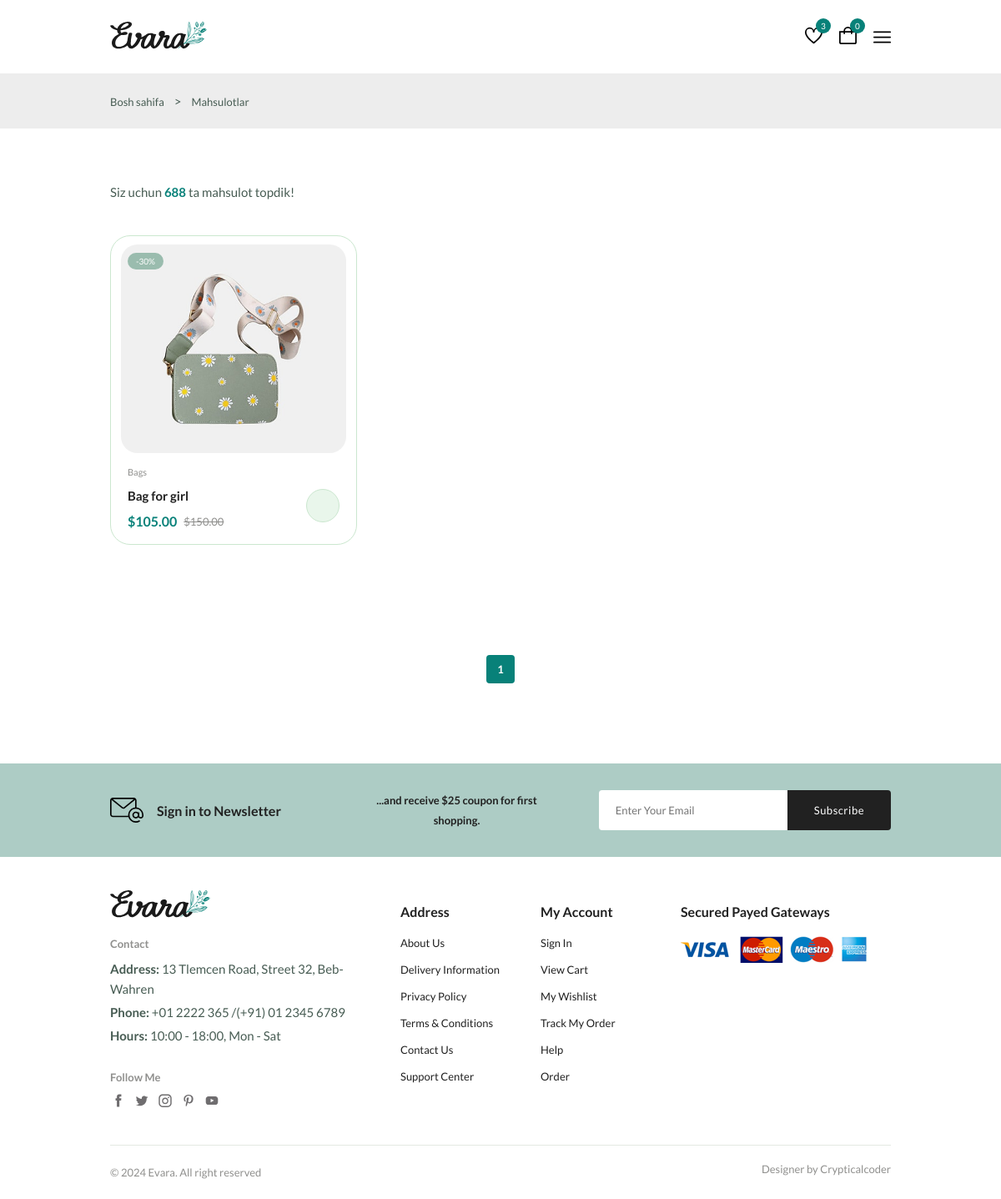
/shop/?page=2, run on an earlier commit of the app's database.
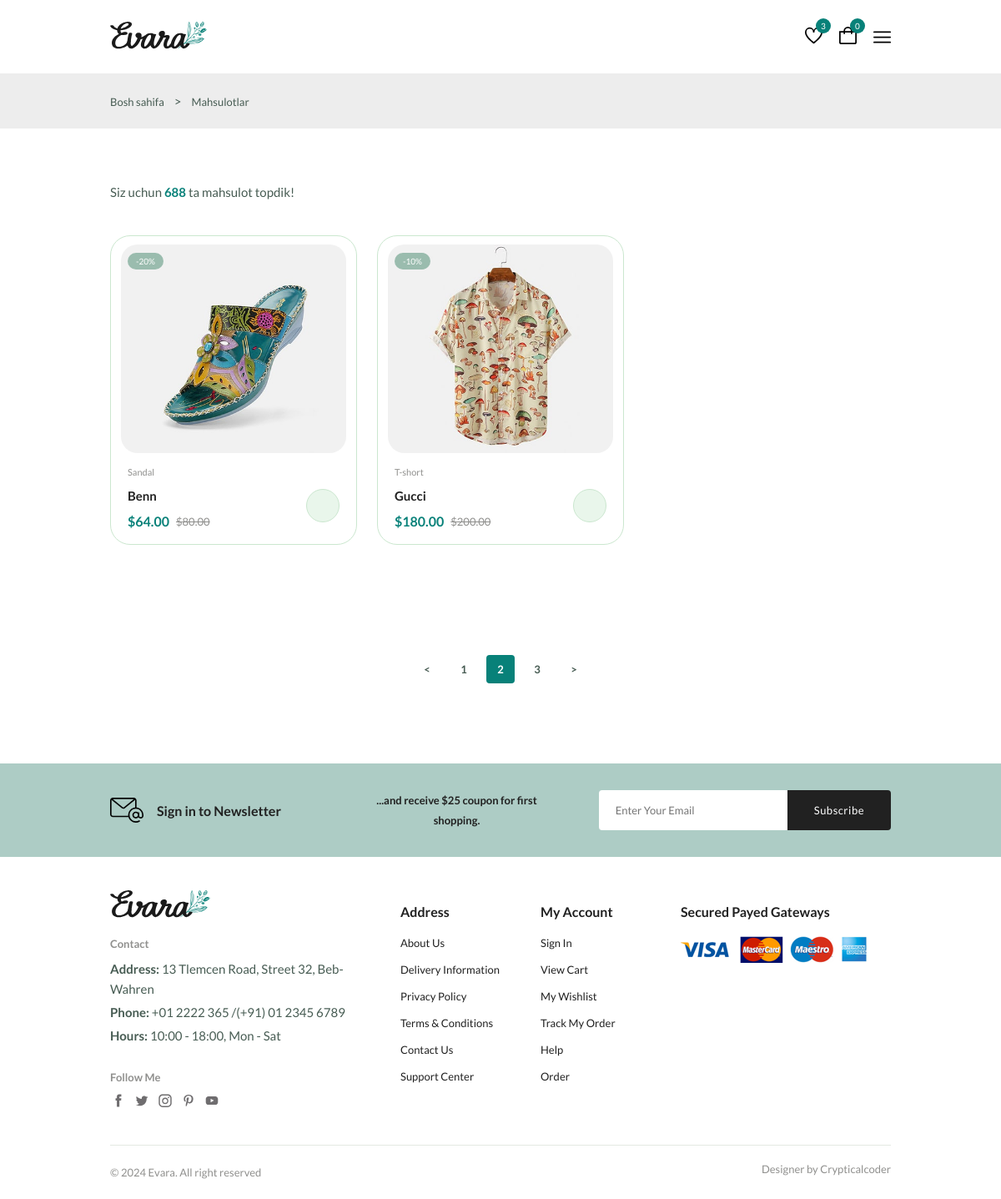
And on a later commit of the database.
### shop/models/products.py (models this page shows, shortened)
class Product(models.Model):
    category = models.ForeignKey(Category, on_delete=models.CASCADE, related_name="products")
    name=models.CharField(max_length=100)
    brand=models.CharField(max_length=100)
    price=models.DecimalField(max_digits=10,decimal_places=2)
    discount=models.PositiveIntegerField(default=0)
    description=models.TextField()
    quantity=models.PositiveIntegerField(default=0)
    image=models.ImageField(upload_to="products/",null=True,blank=True)
    discount_price= models.DecimalField(decimal_places=2, max_digits=10, null=True, blank=True)

class Category(models.Model):
    name = models.CharField(max_length=100)
    image = models.ImageField(upload_to="category_images/", null=True, blank=True)
    def __str__(self):
        return self.name

### shop/views/shop.py (the view)
# urls.py: path('shop/', shopping, name='shopping'),
def shopping(request):
    products = Product.objects.all()
    paginator = Paginator(products, 2)
    cart = Cart(request)
    page = request.GET.get('page')
    page_products = paginator.get_page(page)
    return render(request, 'shop/shop.html', context={"products": page_products, "cart_count": cart.get_count()})

### shop/views/cart.py (called while the page is built)
    def get_count(self):
        return len(self.cart.keys())

### shop/templates/shop/shop.html
{% extends "base.html" %}
{% block main %}
      {% include "components/crumbshop.html" %}
      {% include "components/products.html" %}
      {% include "components/newsletter.html" %}
{% endblock main %}

### templates/components/products.html (shortened to what this page needs)
 {% load static %}
 <section class="products container section--lg">
        <p class="total__products">Siz uchun <span>688</span> ta mahsulot topdik!</p>
        <div class="products__container grid">
          {% for product in products %}
          <div class="product__item">
            <div class="product__banner">
              <a href="details.html" class="product__images">
              </a>
              <div class="product__badge light-green">-{{product.discount}}%</div>
            </div>
            <div class="product__content">
              <span class="product__category">{{product.category}}</span>
              <a href="details.html">
                <h3 class="product__title">{{product.name}}</h3>
              </a>
              <div class="product__price flex">
                <span class="new__price">${{product.discount_price}}</span>
                <span class="old__price">${{product.price}}</span>
              </div>
              <a
                href="#"
                class="action__btn cart__btn"
                aria-label="Add To Cart"
                data-product-id="{{product.id}}"
              >
              </a>
            </div>
          </div>
          {% endfor %}
        </div>
      <ul class="pagination">
          <ul class="pagination">
              <ul class="pagination">
                {% if products.has_previous %}
                  <li><a href="?page={{ products.previous_page_number }}" class="pagination__link"><</a></li>
                {% endif %}
                {% for page in products.paginator.page_range %}
                    <li><a href="?page={{ page}}" class="pagination__link  {% if products.number == page %}active{% endif %}">{{page}}</a></li>
                {% endfor %}
                {% if products.has_next %}
                  <li><a href="?page={{ products.next_page_number }}" class="pagination__link" blank>></a></li>
                {% endif %}
              </ul>
          </ul>
      </ul>
  </section>

What changed in the data, as far as the page shows it:
no longer on this page (row edited): Product: discount "30", category "Bags", name "Bag for girl", discount_price "105.00", price "150.00"
added Product: discount "20", category "Sandal", name "Benn", discount_price "64.00", price "80.00"
added Product: discount "10", category "T-short", name "Gucci", discount_price "180.00", price "200.00"
Also different on the page:
new list line: "2"
new list line: "3"
